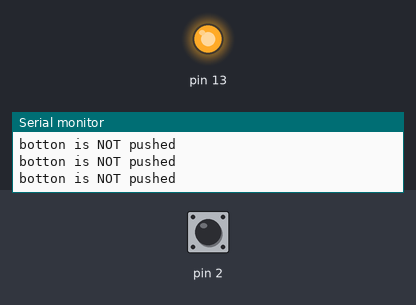
This sketch was run on a simulated Arduino Uno, built with avr-gcc and run on an emulated ATmega328P. Shown: output pins drawn as LEDs (lit = HIGH), the last lines printed to the serial monitor. Dashed ring = blinking. Inputs (shaded band) come from the test bench; at power-on: pin 2 HIGH.

Above: at 1.2 s.
1.3 s: pin 2 pulled LOW for 0.15 s
At 1.38 s:
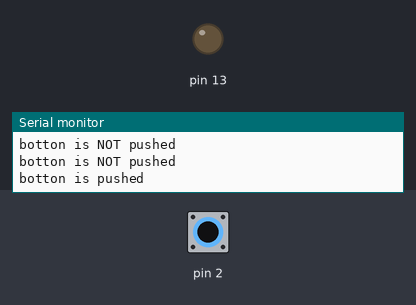
2.9 s: pin 2 pulled LOW for 1 s
At 4.7 s:
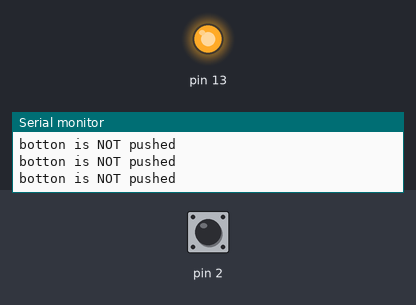
6.9 s: pin 2 pulsed LOW 2 times (0.12 s each, 0.3 s apart)
At 7.11 s:
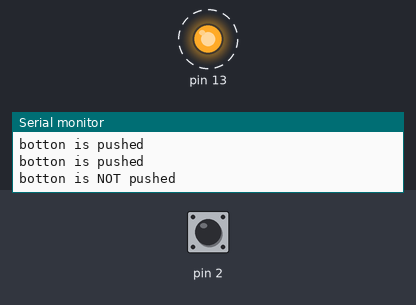
10.5 s: pin 2 pulsed LOW 5 times (0.12 s each, 0.3 s apart)
At 12.9 s:
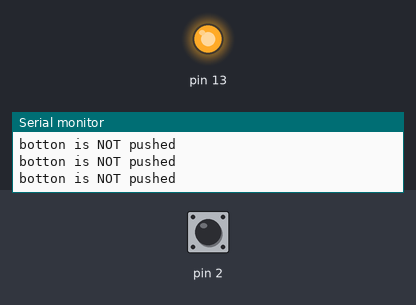
Timing chart, 0 to 14.4 s (numbered marks = the images above; inputs shaded):
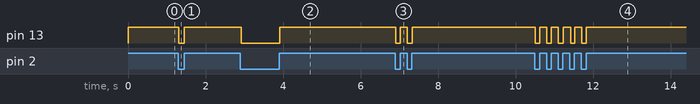

Measured:
- after the input at 1.3 s, pin 13: HIGH → LOW at once, → HIGH 0.15 s later
- after the input at 2.9 s, pin 13: HIGH → LOW at once, → HIGH 0.99 s later
- after the input at 6.9 s, pin 13: alternates HIGH for 0.18 s and LOW for 0.12 s, 4 changes in all, then stays HIGH, starting at once
- after the input at 10.5 s, pin 13: alternates HIGH for 0.18 s and LOW for 0.11 s, 10 changes in all, then stays HIGH, starting at once

The sketch:

SimpleButton_input_output.ino
```cpp
void setup() {
  // put your setup code here, to run once:
  Serial.begin(9600);
  pinMode(2, INPUT_PULLUP);
  pinMode(13, OUTPUT);
}

void loop() {
  // put your main code here, to run repeatedly:
  int buttonState = digitalRead(2);
  if(buttonState == 0){
    digitalWrite(13, LOW);
    Serial.println("botton is pushed");
  }
  else{
    digitalWrite(13, HIGH);
    Serial.println("botton is NOT pushed");
  }
}
```
